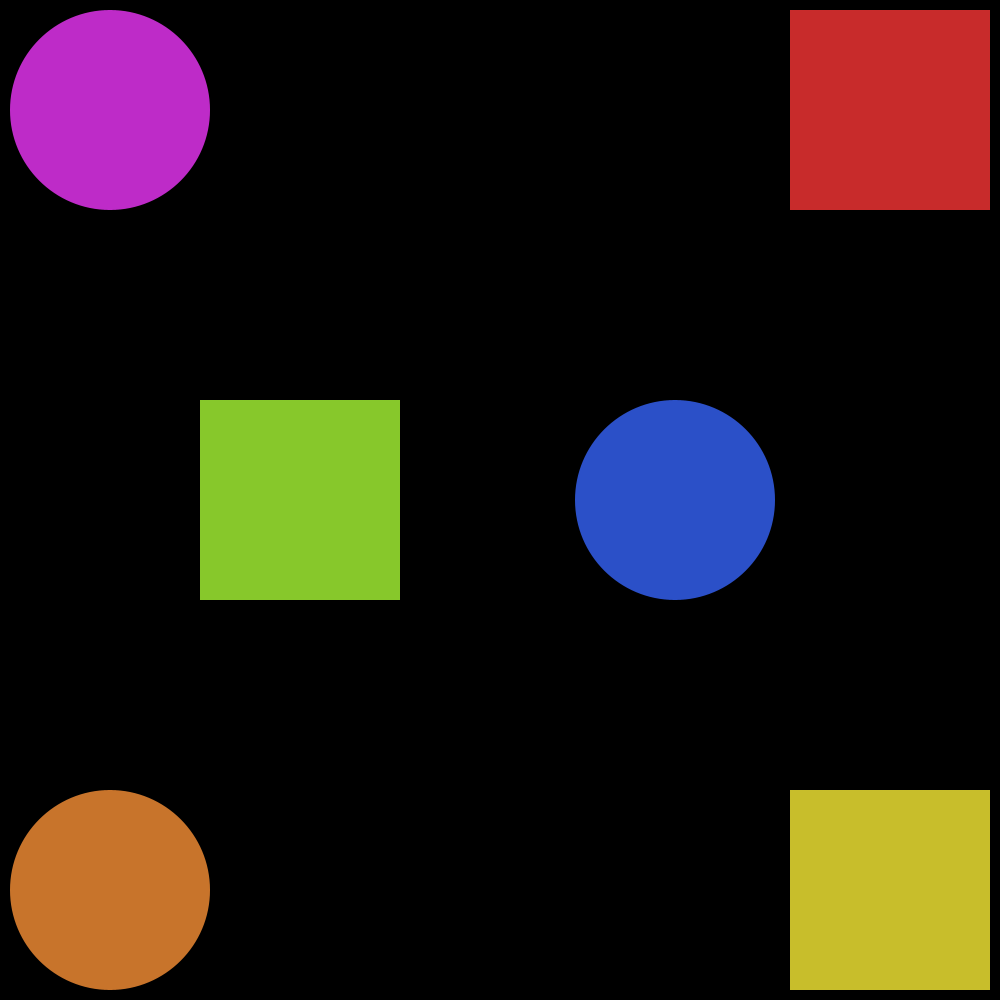
Frame 1 (no input)
Frame 60 (the mouse pressed at the canvas centre just before this capture): identical to frame 1, image omitted
Frame 120 (the mouse held since frame 60 and released just before this capture): identical to frame 1, image omitted

The Processing sketch that drew this single still picture (run headless with seeded random() and noise(); from frame 60 on, the mouse is pressed at the canvas centre):

// Processing sketch: Back_Button_Press
// ── Back_Button_Press.pde
int rectX, rectY;      // Position of square button
int rectX2, rectY2;        // Position of rect2 button
int rectX3, rectY3;        // Position of rect3 button //NEW
int circleX, circleY;  // Position of circle button
int circleX2, circleY2; //position of circle 2 button
int circleX3, circleY3;  // Position of circle 3 button //NEW
int rectSize = 200;     // Diameter of rect button
int rectSize2 = 200;    //Diameter of rect2 button
int rectSize3 = 200;     //same
int circleSize = 200;   // Diameter of circle button
int circleSize2 = 200; // Diameter of circle 2 button 
int circleSize3 = 200; //same
color rectColor, circleColor, baseColor, rectColor2, circleColor2, rectColor3, circleColor3; //Color names
color rectHighlight, circleHighlight, rectHighlight2, circleHighlight2, rectHighlight3, circleHighlight3; //more color names
color currentColor;
boolean rectOver = false; //boolean, true or false, kinda confusing but works
boolean circleOver = false;
boolean rectOver2 = false;      
boolean circleOver2 = false;
boolean rectOver3 = false;
boolean circleOver3 = false;


void setup() {
  colorMode(HSB);
  size(1000, 1000);  
  rectColor = color(0,200,200); 
  rectHighlight = color(40,200,300);
  rectColor2 = color(40,200,200);      
  rectHighlight2 = color(220,200,300);
  rectColor3 = color(60,200,200);  
  rectHighlight3 = color(140,200,300); 
  circleColor = color(210,200,200);
  circleHighlight = color(100,200,300);
  circleColor2 = color(20,200,200);
  circleHighlight2 = color(300,200,300);
  circleColor3 = color(160,200,200);
  circleHighlight3 = color(6,200,300); //maybe
  baseColor = color(0); //start with a black background
  currentColor = baseColor; 
  circleX = 110;      //Shape Placements
  circleY = 110;
  circleX2 = 110;
  circleY2 = 890;
  circleX3 = height/2+175;
  circleY3 = width/2;
  rectX3 = height/2-300;
  rectY3 = width/2-100;
  rectX2 = 790;      
  rectY2 = 790;      
  rectX = 790;
  rectY = 10;
  ellipseMode(CENTER);
  noStroke();
}

void draw() {
  update(mouseX, mouseY);
  background(currentColor);
 noStroke();
 
 
  if (rectOver) {                         //If you hover over the shape, it should fill with its "highlight" color
    fill(rectHighlight);
  } else {
    fill(rectColor);
  }
  rect(rectX, rectY, rectSize, rectSize);
  
   if (rectOver2) {                            
    fill(rectHighlight2);                      
  } else {                                     
    fill(rectColor2);                         
  }                                                                         
  rect(rectX2, rectY2, rectSize2, rectSize2);
  
  if (rectOver3) {   
    fill(rectHighlight3);
  } else {
    fill(rectColor3);
  }
  rect(rectX3, rectY3, rectSize3, rectSize3);
 
  if (circleOver) {
    fill(circleHighlight);
  } else {
    fill(circleColor);
  }
  ellipse(circleX, circleY, circleSize, circleSize);
  
   if (circleOver2) {
    fill(circleHighlight2);
  } else {
    fill(circleColor2);
  }
  ellipse(circleX2, circleY2, circleSize2, circleSize2);
  
  if (circleOver3) {
    fill(circleHighlight3);
  } else {
    fill(circleColor3);
  }
  ellipse(circleX3, circleY3, circleSize3, circleSize3);

}

void update(int x, int y) { //calculating what the mouse is over and deciding which is true
  if ( overCircle(circleX, circleY, circleSize) ) {
    circleOver = true;
    circleOver2 = false;
    circleOver3 = false ;
    rectOver = false;
    rectOver2 = false;
    rectOver3 = false;
  } else if ( overCircle(circleX2, circleY2, circleSize2) ) {
    circleOver2 = true;
    circleOver = false;
    circleOver3 = false;
    rectOver = false;
    rectOver2 = false;
    rectOver3 = false;
  } else if ( overCircle(circleX3, circleY3, circleSize3) ) {
    circleOver = false;
    circleOver2 = false;
    circleOver3 = true ;
    rectOver = false;
    rectOver2 = false;
    rectOver3 = false;
  } else if ( overRect(rectX, rectY, rectSize, rectSize) ) {
    circleOver = false;
    circleOver2 = false;
    circleOver3 = false ;
    rectOver = true;
    rectOver2 = false;
    rectOver3 = false;
  } else if ( overRect(rectX2, rectY2, rectSize2, rectSize2) ) {
    circleOver = false;
    circleOver2 = false;
    circleOver3 = false ;
    rectOver = false;
    rectOver2 = true;
    rectOver3 = false;
  } else if ( overRect(rectX3, rectY3, rectSize3, rectSize3) ) {
    circleOver = false;
    circleOver2 = false;
    circleOver3 = false ;
    rectOver = false;
    rectOver2 = false;
    rectOver3 = true; 
  } else {
    circleOver = circleOver2 = circleOver3 = rectOver = rectOver2 = rectOver3 = false;
  }
}
void mousePressed() {  //if the mouse is pressed overtop of the shape, change the background color to the shapes color. Not the highlight.
  if (circleOver) {
    currentColor = circleColor;
  }
  if (circleOver2) {
    currentColor = circleColor2;
  }
  if (circleOver3) {
    currentColor = circleColor3;
  }
  if (rectOver) {
    currentColor = rectColor;
  }
  if (rectOver2) {
    currentColor = rectColor2;
  }
  if (rectOver3) {
    currentColor = rectColor3;
}
}

boolean overRect(int x, int y, int width, int height)  { //Basically knowing when the mouse is above the Rectangle
  if (mouseX >= x && mouseX <= x+width &&
      mouseY >= y && mouseY <= y+height) {
    return true;
  } else {
    return false;
  }
}

boolean overCircle(int x, int y, int diameter) {   //Same thing but for the circle
  float disX = x - mouseX;
 float disY = y - mouseY;
   if (sqrt(sq(disX) + sq(disY)) < diameter/2 ) {
    return true;
  } else {
   return false;
  }
}
